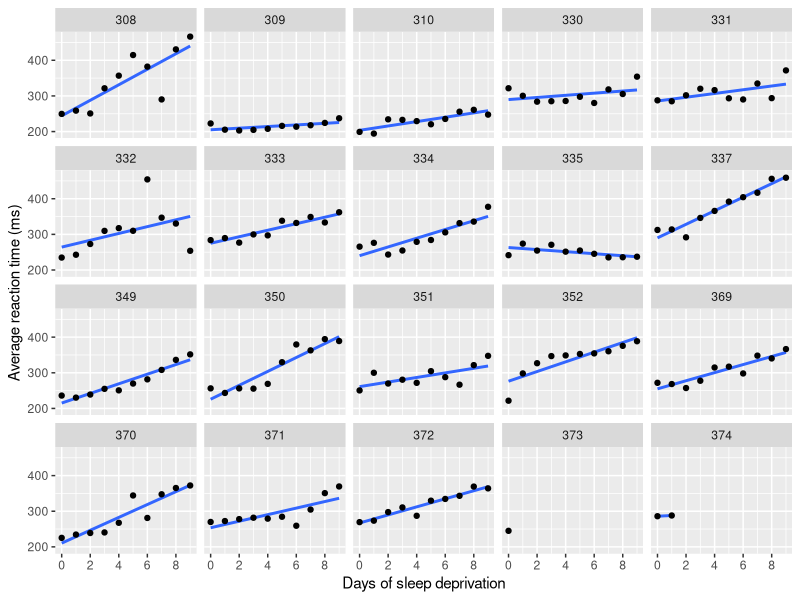
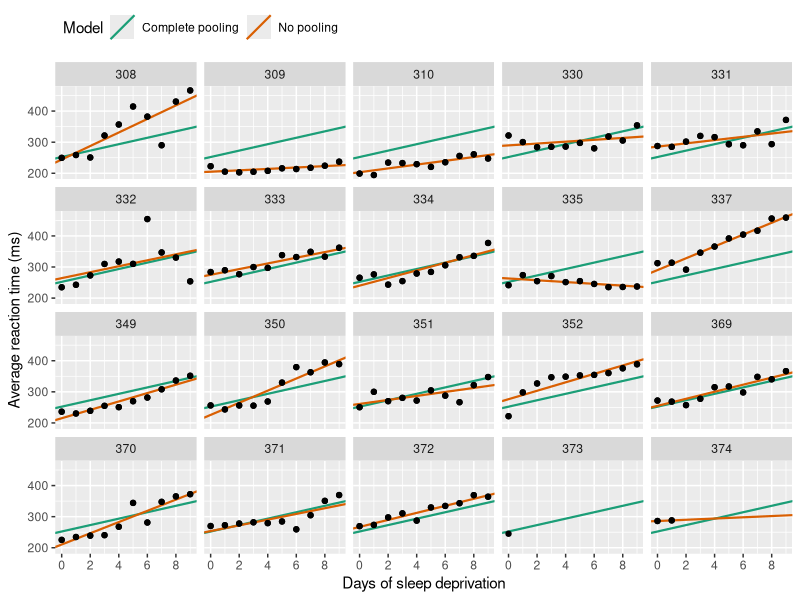

Here is the R script that generated these plots, in order:

library(lme4)
#> Loading required package: Matrix
library(dplyr)
library(tibble)

# Convert to tibble for better printing. Convert factors to strings
sleepstudy <- sleepstudy %>% 
  as_tibble() %>% 
  mutate(Subject = as.character(Subject))

# Add two fake participants
df_sleep <- bind_rows(
  sleepstudy,
  tibble(Reaction = c(286, 288), Days = 0:1, Subject = "374"),
  tibble(Reaction = 245, Days = 0, Subject = "373"))

df_sleep

library(ggplot2)

xlab <- "Days of sleep deprivation"
ylab <- "Average reaction time (ms)"

ggplot(df_sleep) + 
  aes(x = Days, y = Reaction) + 
  stat_smooth(method = "lm", se = FALSE) +
  # Put the points on top of lines
  geom_point() +
  facet_wrap("Subject") +
  labs(x = xlab, y = ylab) + 
  # We also need to help the x-axis, so it doesn't 
  # create gridlines/ticks on 2.5 days
  scale_x_continuous(breaks = 0:4 * 2)

# Fit a model on all the data pooled together
m_pooled <- lm(Reaction ~ Days, df_sleep) 

# Repeat the intercept and slope terms for each participant
df_pooled <- tibble(
  Model = "Complete pooling",
  Subject = unique(df_sleep$Subject),
  Intercept = coef(m_pooled)[1], 
  Slope_Days = coef(m_pooled)[2]
)

df_no_pooling <- lmList(Reaction ~ Days | Subject, df_sleep) %>% 
  coef() %>% 
  # Subject IDs are stored as row-names. Make them an explicit column
  rownames_to_column("Subject") %>% 
  rename(Intercept = `(Intercept)`, Slope_Days = Days) %>% 
  add_column(Model = "No pooling") %>% 
  # Remove the participant who only had one data-point
  filter(Subject != "373")

# Join the raw data so we can use plot the points and the lines.
df_models <- bind_rows(df_pooled, df_no_pooling) %>% 
  left_join(df_sleep, by = "Subject")

p_model_comparison <- ggplot(df_models) + 
  aes(x = Days, y = Reaction) + 
  # Set the color mapping in this layer so the points don't get a color
  geom_abline(
    aes(intercept = Intercept, slope = Slope_Days, color = Model),
    size = .75
  ) + 
  geom_point() +
  facet_wrap("Subject") +
  labs(x = xlab, y = ylab) + 
  scale_x_continuous(breaks = 0:4 * 2) + 
  # Fix the color palette 
  scale_color_brewer(palette = "Dark2") + 
  theme(legend.position = "top", legend.justification = "left")

p_model_comparison


m <- lmer(Reaction ~ 1 + Days + (1 + Days | Subject), df_sleep)
arm::display(m)


df_partial_pooling <- coef(m)[["Subject"]] %>% 
  rownames_to_column("Subject") %>% 
  as_tibble() %>% 
  rename(Intercept = `(Intercept)`, Slope_Days = Days) %>% 
  add_column(Model = "Partial pooling")
